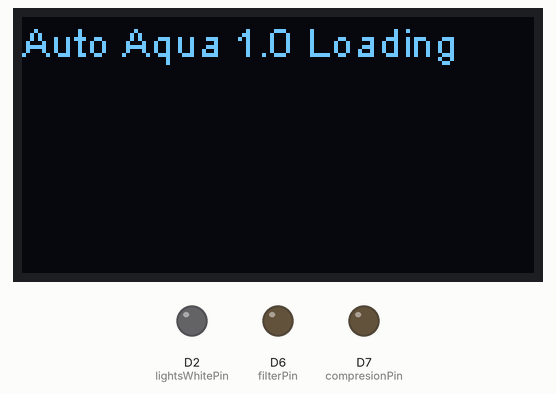
Simulated run of this sketch. Board: ESP8266 (NodeMCU). On the bench: 128×64 one-colour display, output pins drawn as LEDs (lit = HIGH). WiFi joins after 1.5 s; servers stay silent unless stated; what the sketch prints to the serial monitor is not drawn.

Above: at 0.3 s.
At 3.9 s:
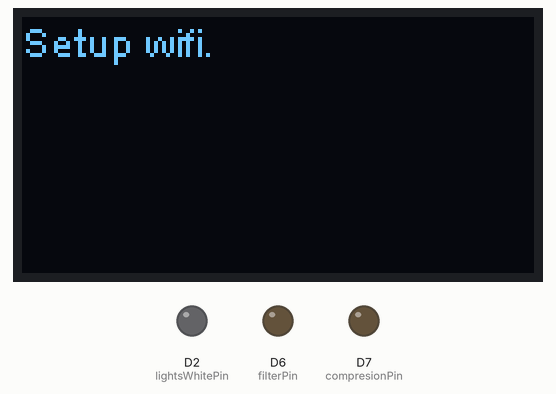
At 5.0 s:
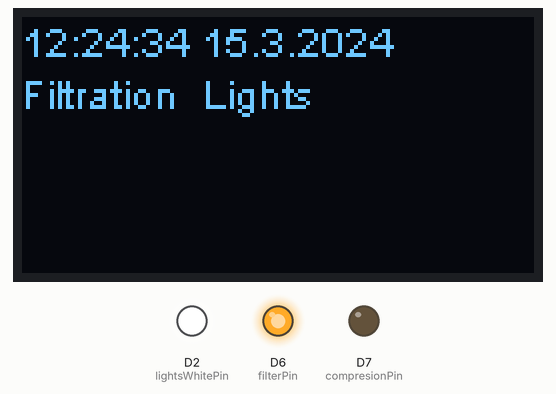
At 35.2 s:
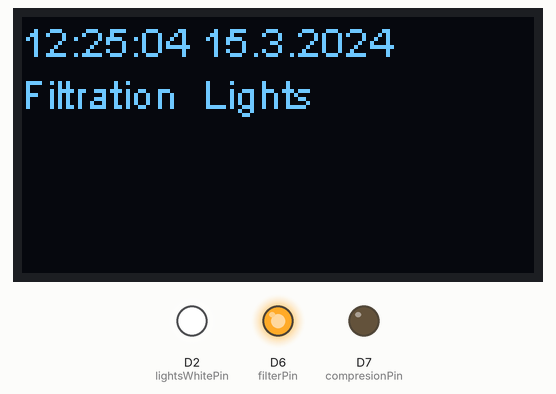
Timing chart, 0 to 36.7 s (numbered marks = the images above):
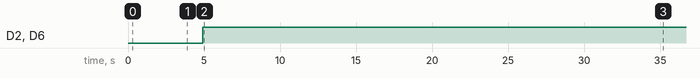

The sketch:

esp8266_aquarium.ino
```cpp
/*
 * Time_NTP.pde
 * Example showing time sync to NTP time source
 *
 * This sketch uses the ESP8266WiFi library
 */

#include <TimeLib.h>
#include <ESP8266WiFi.h>
#include <WiFiUdp.h>
//
//const char ssid[] = "*************";  //  your network SSID (name)
//const char pass[] = "********";       // your network password

char ssid[] = " ";//  your network SSID (name)
char pass[] = " ";
// NTP Servers:
IPAddress timeServer(129, 6, 15, 28); // time-a.timefreq.bldrdoc.gov
// IPAddress timeServer(132, 163, 4, 102); // time-b.timefreq.bldrdoc.gov
// IPAddress timeServer(132, 163, 4, 103); // time-c.timefreq.bldrdoc.gov


const int timeZone = 2;     // Central European Time
//const int timeZone = -5;  // Eastern Standard Time (USA)
//const int timeZone = -4;  // Eastern Daylight Time (USA)
//const int timeZone = -8;  // Pacific Standard Time (USA)
//const int timeZone = -7;  // Pacific Daylight Time (USA)

#include "SSD1306.h"
#include <Wire.h>
#include <Arduino.h>

#define SDA_PIN D3
#define CLK_PIN D5
SSD1306  display(0x3c, D3, D5);

const int compresionPin = D7;
const int filterPin = D6;
const int lightsWhitePin = D2;
const int waterLevelPin = A0;
const int inputPompPin = D8;
//const int lightsUPin = D4;

//The bigger waterLevelPin value the least water left in tank
const int minWaterLevel = 0;
const int maxWaterLevel = 1;


WiFiUDP Udp;
unsigned int localPort = 2390;  // local port to listen for UDP packets

void DrawTextOLED(String  text, int delayIn = 0) {

	display.clear();
	String str = String(text);
	display.drawStringMaxWidth(0, 0, 128, str);
	//display.println(str);
	display.display();
	if (delayIn == 0)
	{
		delay(10);
	}
	else {
		delay(delayIn);
	}
}


void DrawStatusTextOLED() {

	display.clear();
	String time = String(getTimeStr());
	String pins = ((digitalRead(compresionPin) == HIGH) ? "\n Compression \n" : "");
	pins += (digitalRead(filterPin) == HIGH) ? " Filtration " : "";
	pins += (digitalRead(lightsWhitePin) == HIGH) ? " Lights " : "";
	//pins += " Water Level \n " + String(analogRead(waterLevelPin));
	display.drawStringMaxWidth(0, 0, 128, time + pins);
	display.display();
	delay(10);
}

void setup()
{
  Serial.begin(9600);
  display.init();
  display.flipScreenVertically();
  display.setFont(ArialMT_Plain_10);

  pinMode(compresionPin, OUTPUT);
  pinMode(filterPin, OUTPUT);
  pinMode(lightsWhitePin, OUTPUT);
  //pinMode(waterLevelPin, INPUT);
  //pinMode(inputPompPin, OUTPUT)
  delay(250);
  DrawTextOLED("Auto Aqua 1.0 Loading",2000);
  DrawTextOLED("Connecting to ",1000);
  DrawTextOLED(ssid);
  WiFi.begin(ssid, pass);
  int counter = 0;
  while (WiFi.status() != WL_CONNECTED) {
	counter++;
    delay(500);
	String s = "";
	for (int i = 0; i < counter; i++)
	{
		s += ".";
	}
	DrawTextOLED("Setup wifi" + s);
  }


  Serial.println(WiFi.localIP());
  Udp.begin(localPort);
  setSyncProvider(getNtpTime);
}

time_t prevDisplay = 0; // when the digital clock was displayed
int lastMillis = 0;

void loop()
{
  if (timeStatus() != timeNotSet) {
    if (now() != prevDisplay) { //update the display only if time has changed
      prevDisplay = now();
      tick();
    }
  }
  if (millis() - lastMillis > 10000)
  {
	  restartWebServices();
  }
}

void tick(){
	if (hour() >= 8 && hour() < 18)
	{

		if (digitalRead(lightsWhitePin) != HIGH)
		{
			digitalWrite(lightsWhitePin, HIGH);
			delay(10);
		}
		/*if (digitalRead(compresionPin) != HIGH)
		{
			digitalWrite(compresionPin, HIGH);
			delay(10);
		}*/
		if (digitalRead(filterPin) != HIGH)
		{
			digitalWrite(filterPin, HIGH);
			delay(10);
		}
		if (minute() == 5 || minute() == 35)
		{
			if (digitalRead(compresionPin) != HIGH)
			{
				digitalWrite(compresionPin, HIGH);
			}
		}
		else if (minute() == 10 || minute() == 40)
		{
			if (digitalRead(compresionPin) != LOW)
			{
				digitalWrite(compresionPin, LOW);
			}
		}
	}
	else {
		digitalWrite(lightsWhitePin, LOW);
		delay(10);
		digitalWrite(compresionPin, LOW);
		delay(10);
		if (minute() == 5 || minute() == 35)
		{
			if (digitalRead(filterPin) != HIGH)
			{
				digitalWrite(filterPin, HIGH);
			}
		}
		else if (minute() == 10 || minute() == 40)
		{
			if (digitalRead(filterPin) != LOW)
			{
				digitalWrite(filterPin, LOW);
			}
		}
	}
	DrawStatusTextOLED();
	delay(5000);
	lastMillis = millis();
}

String getTimeStr() {
	// digital clock display of the time
	String time = String(hour());
	time += printDigits(minute());
	time += printDigits(second());
	time += " ";
	time += day();
	time += ".";
	time += month();
	time += ".";
	time += year();
	return time;
}


String printDigits(int digits){
  // utility for digital clock display: prints preceding colon and leading 0
  String s = ":";
  if(digits < 10)
    s += "0";
   s += String(digits);
   return s;
}

/*-------- NTP code ----------*/

const int NTP_PACKET_SIZE = 48; // NTP time is in the first 48 bytes of message
byte packetBuffer[NTP_PACKET_SIZE]; //buffer to hold incoming & outgoing packets

time_t getNtpTime()
{
  while (Udp.parsePacket() > 0) ; // discard any previously received packets
  Serial.println("Transmit NTP Request");
  sendNTPpacket(timeServer);
  uint32_t beginWait = millis();
  while (millis() - beginWait < 1500) {
    int size = Udp.parsePacket();
    if (size >= NTP_PACKET_SIZE) {
      Serial.println("Receive NTP Response");
      Udp.read(packetBuffer, NTP_PACKET_SIZE);  // read packet into the buffer
      unsigned long secsSince1900;
      // convert four bytes starting at location 40 to a long integer
      secsSince1900 =  (unsigned long)packetBuffer[40] << 24;
      secsSince1900 |= (unsigned long)packetBuffer[41] << 16;
      secsSince1900 |= (unsigned long)packetBuffer[42] << 8;
      secsSince1900 |= (unsigned long)packetBuffer[43];
      return secsSince1900 - 2208988800UL + timeZone * SECS_PER_HOUR;
    }
  }
  Serial.println("No NTP Response :-(");
  return 0; // return 0 if unable to get the time
}

// send an NTP request to the time server at the given address
void sendNTPpacket(IPAddress &address)
{
  // set all bytes in the buffer to 0
  memset(packetBuffer, 0, NTP_PACKET_SIZE);
  // Initialize values needed to form NTP request
  // (see URL above for details on the packets)
  packetBuffer[0] = 0b11100011;   // LI, Version, Mode
  packetBuffer[1] = 0;     // Stratum, or type of clock
  packetBuffer[2] = 6;     // Polling Interval
  packetBuffer[3] = 0xEC;  // Peer Clock Precision
  // 8 bytes of zero for Root Delay & Root Dispersion
  packetBuffer[12]  = 49;
  packetBuffer[13]  = 0x4E;
  packetBuffer[14]  = 49;
  packetBuffer[15]  = 52;
  // all NTP fields have been given values, now
  // you can send a packet requesting a timestamp:
  Udp.beginPacket(address, 123); //NTP requests are to port 123
  Udp.write(packetBuffer, NTP_PACKET_SIZE);
  Udp.endPacket();
}

void RefillTank() {
	while (analogRead(waterLevelPin) < maxWaterLevel)
	{
		if (digitalRead(inputPompPin) == LOW)
		{
			digitalWrite(inputPompPin, HIGH);
			delay(100);
		}
	}
	digitalWrite(inputPompPin, LOW);
	delay(10);
}

void restartWebServices() {
	Udp.stopAll();
	WiFi.disconnect();
	WiFi.begin(ssid, pass);
	int counter = 0;
	while (WiFi.status() != WL_CONNECTED) {
		counter++;
		delay(500);
		String s = "";
		for (int i = 0; i < counter; i++)
		{
			s += ".";
		}
		DrawTextOLED("Setup wifi" + s);
	}
	Udp.begin(localPort);
	delay(10);
	setSyncProvider(getNtpTime);
	delay(10);
}
```

Measured:
- by itself, D2 (lightsWhitePin), D6 (filterPin): LOW → HIGH at 4.9 s
- what the display in image 0 shows lasts 2.0 s, from 0.3 s to 2.3 s
- what the display in image 2 shows lasts 5.0 s, from 5.0 s to 10.0 s
